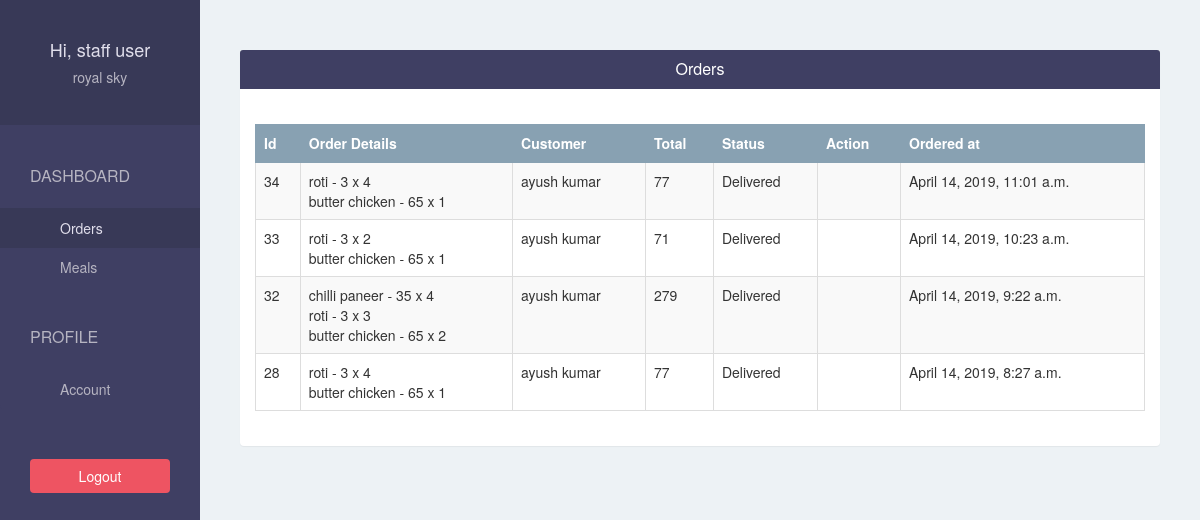
The page /restaurant/order/ (signed in) on the database its author committed.
### foodapp/models.py (models this page shows, shortened)
class Restaurant(models.Model):
    user = models.OneToOneField(User, on_delete=models.CASCADE, related_name='restaurant')
    name = models.CharField(max_length=500)
    phone = models.CharField(max_length=500)
    address = models.CharField(max_length=500)
    logo = models.ImageField(upload_to='restaurant_logo/', blank=False)

class Order(models.Model):
    COOKING = 1
    READY = 2
    ONTHEWAY = 3
    DELIVERED = 4
    STATUS_CHOICES = (
        (COOKING, "Cooking"),
        (READY, "Ready"),
        (ONTHEWAY, "On the way"),
        (DELIVERED, "Delivered"),
    )
    customer = models.ForeignKey(Customer, on_delete=models.CASCADE,default=None)
    restaurant = models.ForeignKey(Restaurant, on_delete=models.CASCADE,default=None)
    address = models.CharField(max_length=500)
    total = models.IntegerField()
    status = models.IntegerField(choices = STATUS_CHOICES)
    created_at = models.DateTimeField(default = timezone.now)
    picked_at = models.DateTimeField(blank = True, null = True)

class OrderDetails(models.Model):
    order = models.ForeignKey(Order, related_name='order_details', on_delete=models.CASCADE, default=None)
    meal = models.ForeignKey(Meal, on_delete=models.CASCADE,default=None)
    quantity = models.IntegerField()
    sub_total = models.IntegerField()

class Meal(models.Model):
    restaurant = models.ForeignKey(Restaurant, on_delete=models.CASCADE, default=None)
    name = models.CharField(max_length=500)
    short_description = models.CharField(max_length=500)
    price = models.IntegerField(default=0)

class Customer(models.Model):
    user = models.OneToOneField(User, on_delete=models.CASCADE, related_name='customer')
    avatar = models.CharField(max_length=500, blank=True, null=True)
    phone = models.CharField(max_length=500, blank=True)
    address = models.CharField(max_length=500, blank=True)
    photo = models.ImageField( upload_to = 'customer_photo/', blank=True)
    def __str__(self):
        return self.user.get_full_name()

### foodapp/views.py (the view)
# urls.py: path('restaurant/order/', views.restaurant_order, name = 'restaurant-order'),
@login_required(login_url='/restaurant/sign-in/')
def restaurant_order(request):
    if request.method == "POST":
        order = Order.objects.get(id = request.POST["id"], restaurant = request.user.restaurant)
        if order.status == Order.COOKING:
            order.status = Order.DELIVERED
            order.save()
    orders = Order.objects.filter(restaurant = request.user.restaurant).order_by("-id")
    return render(request, 'restaurant/order.html', {"orders": orders})

### foodapp/templates/restaurant/order.html (shortened to what this page needs)
{% extends 'restaurant/base.html' %}
{% block page %}
    <div class="panel">
        <div class="panel-heading bg-blue">
            <h4 class="panel-title text-center text-white">Orders</h4>
        </div>
        <div class="panel-body">
            <br/>
            <table class="table table-bordered table-hover table-striped">
                <thead>
                  <tr class="bg-gray text-white">
                    <th>Id</th>
                    <th>Order Details</th>
                    <th>Customer</th>
                    <th>Total</th>
                    <th>Status</th>
                    <th>Action</th>
                    <th>Ordered at</th>
                  </tr>
                </thead>
                <tbody>
                    {% for order in orders %}
                        <tr>
                            <td scope="row">{{ order.id }}</td>
                            <td>
                              {% for od in order.order_details.all %}
                                  {{ od.meal.name }} - {{ od.meal.price }} x {{ od.quantity }}
                                  <br>
                              {% endfor %}
                            </td>
                            <td>{{ order.customer }}</td>
                            <td>{{ order.total }}</td>
                            <td>{{ order.get_status_display }}</td>
                            <td>
                            </td>
                            <td>{{ order.created_at }}</td>
                        </tr>
                    {% endfor %}
                </tbody>
            </table>
        </div>
    </div>
{% endblock %}

### foodapp/templates/restaurant/base.html (shortened to what this page needs)
{% extends 'base.html' %}
{% block sidebar %}
    {% url 'restaurant-order' as restaurant_order_url %}
    {% url 'restaurant-meal' as restaurant_meal_url %}
    {% url 'restaurant-report' as restaurant_report_url %}
    {% url 'restaurant-customer' as restaurant_customer_url %}
    {% url 'restaurant-account' as restaurant_account_url %}
    <div class="text-center">
      <h4>Hi, {{ request.user.get_full_name }}</h4>
      <h5>{{ request.user.restaurant.name }}</h5>
    </div>
    <div class="list-group">
      <span class="text-uppercase">Dashboard</span>
      <a href="{% url 'restaurant-order' %}"
          class="list-group-item {% if request.path == restaurant_order_url %} active {% endif %} ">
          Orders
      </a>
      <a href="{% url 'restaurant-meal' %}"
          class="list-group-item {% if request.path == restaurant_meal_url %} active {% endif %} ">Meals</a>
      <span class="text-uppercase">Profile</span>
      <a href="{% url 'restaurant-account' %}"
          class="list-group-item {% if request.path == restaurant_account_url %} active {% endif %} ">Account</a>
    </div>
    <div class="text-center">
      <a href="/restaurant/sign-out" class="btn btn-pink">Logout</a>
    </div>
{% endblock %}

### foodapp/static/css/style.css (style rules this page uses)
body { padding-top: 50px; background-color: #EDF2F5; overflow: auto; }
.bg-blue { background-color: #3F3F63; }
.bg-gray { background-color: #88A1B2; }
.text-white { color: white; }
.btn-pink { color: white; background-color: #EE5462; }
.sidebar > div:first-child { padding: 30px 10px; font-weight: bold; font-size: 15px; background-color: #383957; }
.sidebar > div:first-child > h4 { color: #e0deeb; }
.sidebar > div:first-child > h5 { color: #b6b4c1; }
.sidebar .list-group { padding: 0; background-color: #3F3F63; }
.sidebar .list-group > span { color: #b6b4c1; display: block; margin-top: 20px; padding: 20px 30px; font-size: 16px; font-weight: 300; }
.sidebar .list-group .list-group-item, .sidebar .list-group .list-group-item:focus { background-color: #3F3F63; color: #b6b4c1; border: 0; padding-left: 60px; padding-right: 30px; }
.sidebar .list-group .list-group-item.active, .sidebar .list-group .list-group-item:hover { background-color: #383957; color: #e0deeb; }
.sidebar > div:last-child { padding: 30px; }
.sidebar > div:last-child .btn { width: 100%; }
.content .panel { border: none; }
.table > thead > tr > th, .table > thead > tr > td { vertical-align: middle; }
.table, .table > thead > tr > th { border-color: #88A1B2; }

### rows shown on the page
Order: id "34", customer "ayush kumar", total "77", status "Delivered", created_at "April 14, 2019, 11:01 a.m."
OrderDetails: meal.name "roti", meal.price "3", quantity "4"
OrderDetails: meal.name "butter chicken", meal.price "65", quantity "1"
Order: id "33", customer "ayush kumar", total "71", status "Delivered", created_at "April 14, 2019, 10:23 a.m."
OrderDetails: meal.name "roti", meal.price "3", quantity "2"
OrderDetails: meal.name "butter chicken", meal.price "65", quantity "1"
Order: id "32", customer "ayush kumar", total "279", status "Delivered", created_at "April 14, 2019, 9:22 a.m."
OrderDetails: meal.name "chilli paneer", meal.price "35", quantity "4"
OrderDetails: meal.name "roti", meal.price "3", quantity "3"
OrderDetails: meal.name "butter chicken", meal.price "65", quantity "2"
Order: id "28", customer "ayush kumar", total "77", status "Delivered", created_at "April 14, 2019, 8:27 a.m."
OrderDetails: meal.name "roti", meal.price "3", quantity "4"
OrderDetails: meal.name "butter chicken", meal.price "65", quantity "1"

### other values the page prints
{{ request.user.get_full_name }} "staff user"
{{ request.user.restaurant.name }} "royal sky"
